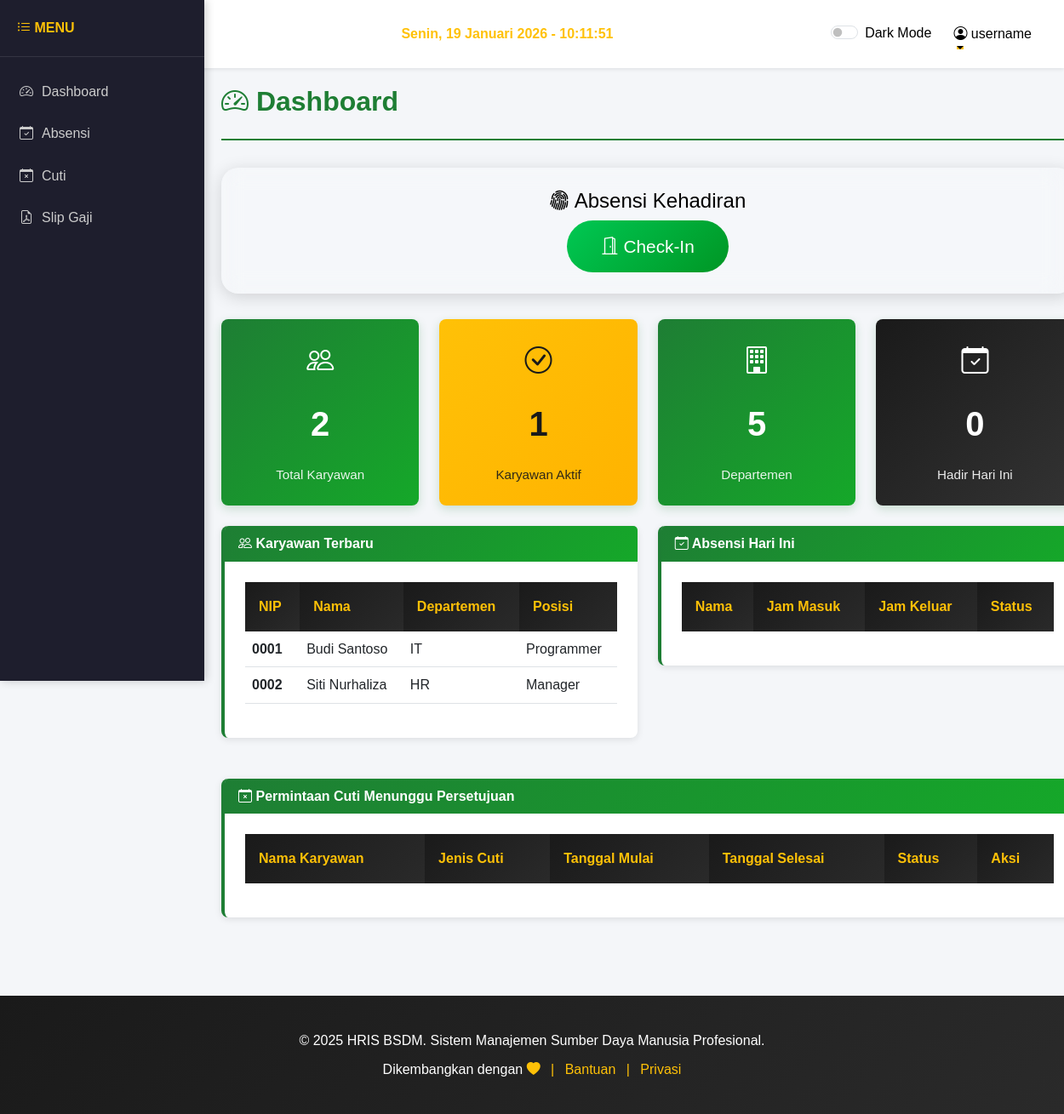
Screenshot of /dashboard2.php (signed in) with the database file from the repository.
### tables this page shows
CREATE TABLE IF NOT EXISTS `karyawan` (
  `id` INT PRIMARY KEY AUTO_INCREMENT,
  `user_id` INT NOT NULL,
  `nip` VARCHAR(20) UNIQUE NOT NULL,
  `nama` VARCHAR(100) NOT NULL,
  `email` VARCHAR(100) NOT NULL,
  `telepon` VARCHAR(15),
  `alamat` TEXT,
  `tanggal_lahir` DATE,
  `jenis_kelamin` ENUM('Laki-laki', 'Perempuan'),
  `departemen` VARCHAR(50),
  `posisi` VARCHAR(50),
  `status_kerja` ENUM('Tetap', 'Kontrak', 'Magang') DEFAULT 'Tetap',
  `gaji` DECIMAL(12,2),
  `tanggal_join` DATE,
  `foto` VARCHAR(255),
  `created_at` TIMESTAMP DEFAULT CURRENT_TIMESTAMP,
  `updated_at` TIMESTAMP DEFAULT CURRENT_TIMESTAMP ON UPDATE CURRENT_TIMESTAMP,
  FOREIGN KEY (user_id) REFERENCES users(id)
);

### dashboard2.php (the view, shortened to what this page needs)
<?php
require_once 'includes/session.php';
require_once 'includes/header.php';
$user_role = $_SESSION['user']['role'] ?? '';
$user_id   = $_SESSION['user']['id'] ?? '';
if ($user_role == 'karyawan') {
    $karyawan_login = $conn->query("SELECT id, nama FROM karyawan WHERE user_id = '$user_id'")->fetch_assoc();
    $login_karyawan_id = $karyawan_login['id'] ?? 0;
} else {
    $karyawan_login = $conn->query("SELECT id, nama FROM karyawan WHERE user_id = '$user_id'")->fetch_assoc();
    $login_karyawan_id = $karyawan_login['id'] ?? 0;
}
$today_absen = $conn->query("
    SELECT * FROM absensi
    WHERE karyawan_id = '$login_karyawan_id' AND tanggal = CURDATE()
    LIMIT 1
")->fetch_assoc();
$already_checkin  = $today_absen && $today_absen['jam_masuk'];
if ($user_role != 'karyawan') {
    $total_karyawan     = $conn->query("SELECT COUNT(*) AS count FROM karyawan")->fetch_assoc()['count'];
    $karyawan_aktif     = $conn->query("SELECT COUNT(*) AS count FROM users WHERE role = 'karyawan' AND status = 'aktif'")->fetch_assoc()['count'];
    $total_departemen   = $conn->query("SELECT COUNT(*) AS count FROM departemen")->fetch_assoc()['count'];
    $absensi_hari_ini   = $conn->query("SELECT COUNT(*) AS count FROM absensi WHERE tanggal = CURDATE() AND status = 'Hadir'")->fetch_assoc()['count'];
    $recent_karyawan = $conn->query("SELECT * FROM karyawan ORDER BY created_at DESC LIMIT 5");
}
?>
<div class="content-header">
    <h1><i class="bi bi-speedometer2"></i> Dashboard</h1>
</div>
<div class="checkin-box">
    <h4><i class="bi bi-fingerprint"></i> Absensi Kehadiran</h4>
    <?php if (!$already_checkin): ?>
        <form method="POST" action="pages/absensi/checkin.php">
            <button class="check-btn checkin">
                <i class="bi bi-door-open"></i> Check-In
            </button>
        </form>
    <?php else: ?>
        <div class="alert alert-success mt-3">
            <i class="bi bi-check-circle"></i> Anda sudah menyelesaikan absensi hari ini.
        </div>
    <?php endif; ?>
</div>
<?php if ($user_role != 'karyawan'): ?>
<div class="row mb-4">
    <div class="col-md-6 col-lg-3">
        <div class="stat-card">
            <i class="bi bi-people" style="font-size: 2rem;"></i>
            <div class="stat-number"><?= $total_karyawan; ?></div>
            <div class="stat-label">Total Karyawan</div>
        </div>
    </div>
    <div class="col-md-6 col-lg-3">
        <div class="stat-card yellow">
            <i class="bi bi-check-circle" style="font-size: 2rem;"></i>
            <div class="stat-number"><?= $karyawan_aktif; ?></div>
            <div class="stat-label">Karyawan Aktif</div>
        </div>
    </div>
    <div class="col-md-6 col-lg-3">
        <div class="stat-card">
            <i class="bi bi-building" style="font-size: 2rem;"></i>
            <div class="stat-number"><?= $total_departemen; ?></div>
            <div class="stat-label">Departemen</div>
        </div>
    </div>
    <div class="col-md-6 col-lg-3">
        <div class="stat-card dark">
            <i class="bi bi-calendar-check" style="font-size: 2rem;"></i>
            <div class="stat-number"><?= $absensi_hari_ini; ?></div>
            <div class="stat-label">Hadir Hari Ini</div>
        </div>
    </div>
</div>
<?php endif; ?>
<div class="row">
    <?php if ($user_role != 'karyawan'): ?>
    <div class="col-lg-6">
        <div class="card">
            <div class="card-header">
                <i class="bi bi-people"></i> Karyawan Terbaru
            </div>
            <div class="card-body">
                <div class="table-responsive">
                    <table class="table table-sm table-hover">
                        <thead>
                            <tr>
                                <th>NIP</th>
                                <th>Nama</th>
                                <th>Departemen</th>
                                <th>Posisi</th>
                            </tr>
                        </thead>
                        <tbody>
                            <?php while ($row = $recent_karyawan->fetch_assoc()): ?>
                            <tr>
                                <td><strong><?= htmlspecialchars($row['nip']); ?></strong></td>
                                <td><?= htmlspecialchars($row['nama']); ?></td>
                                <td><?= htmlspecialchars($row['departemen']); ?></td>
                                <td><?= htmlspecialchars($row['posisi']); ?></td>
                            </tr>
                            <?php endwhile; ?>
                        </tbody>
                    </table>
                </div>
            </div>
        </div>
    </div>
    <?php endif; ?>
    <div class="col-lg-6">
        <div class="card">
            <div class="card-header">
                <i class="bi bi-calendar-check"></i> Absensi Hari Ini
            </div>
            <div class="card-body">
                <div class="table-responsive">
                    <table class="table table-sm table-hover">
                        <thead>
                            <tr>
                                <?php if ($user_role != 'karyawan'): ?><th>Nama</th><?php endif; ?>
                                <th>Jam Masuk</th>
                                <th>Jam Keluar</th>
                                <th>Status</th>
                            </tr>
                        </thead>
                    </table>
                </div>
            </div>
        </div>
    </div>
</div>
<?php if ($user_role != 'karyawan'): ?>
<div class="row mt-4">
    <div class="col-12">
        <div class="card">
            <div class="card-header">
                <i class="bi bi-calendar-x"></i> Permintaan Cuti Menunggu Persetujuan
            </div>
            <div class="card-body">
                <div class="table-responsive">
                    <table class="table table-hover">
                        <thead>
                            <tr>
                                <th>Nama Karyawan</th>
                                <th>Jenis Cuti</th>
                                <th>Tanggal Mulai</th>
                                <th>Tanggal Selesai</th>
                                <th>Status</th>
                                <th>Aksi</th>
                            </tr>
                        </thead>
                    </table>
                </div>
            </div>
        </div>
    </div>
</div>
<?php endif; ?>
<?php require_once 'includes/footer.php'; ?>

### assets/css/style.css (style rules this page uses)
:root { --primary-color: #1e7e34; --secondary-color: #ffc107; --dark-color: #1a1a1a; --light-color: #f8f9fa; --border-color: #dee2e6; --success-color: #28a745; --danger-color: #dc3545; --warning-color: #ffc107; --info-color: #17a2b8; }
* { margin: 0; padding: 0; box-sizing: border-box; }
body { font-family: 'Segoe UI', Tahoma, Geneva, Verdana, sans-serif; background-color: var(--light-color); color: #333; line-height: 1.6; }
.content-header { display: flex; justify-content: space-between; align-items: center; margin-bottom: 2rem; padding-bottom: 1rem; border-bottom: 2px solid var(--primary-color); }
.content-header h1 { color: var(--primary-color); font-size: 2rem; font-weight: bold; }
.card { border: none; border-radius: 8px; box-shadow: 0 2px 8px rgba(0,0,0,0.1); border-left: 4px solid var(--primary-color); margin-bottom: 1.5rem; transition: all 0.3s ease; }
.card-header { background: linear-gradient(135deg, var(--primary-color) 0%, #15a829 100%); color: #fff; border-radius: 8px 8px 0 0; font-weight: bold; border: none; }
.card-body { padding: 1.5rem; }
.stat-card { background: linear-gradient(135deg, var(--primary-color) 0%, #15a829 100%); color: #fff; padding: 1.5rem; border-radius: 8px; text-align: center; box-shadow: 0 4px 12px rgba(30, 126, 52, 0.2); transition: all 0.3s ease; }
.stat-card.yellow { background: linear-gradient(135deg, var(--secondary-color) 0%, #ffb300 100%); color: var(--dark-color); }
.stat-card.dark { background: linear-gradient(135deg, var(--dark-color) 0%, #333 100%); color: #fff; }
.stat-number { font-size: 2.5rem; font-weight: bold; margin: 1rem 0; }
.stat-label { font-size: 0.95rem; opacity: 0.9; }
.table { background-color: #fff; border-collapse: collapse; }
.table thead th { background: linear-gradient(135deg, var(--dark-color) 0%, #2a2a2a 100%); color: var(--secondary-color); border: none; font-weight: bold; padding: 1rem; text-align: left; }
.table tbody tr { border-bottom: 1px solid var(--border-color); transition: all 0.3s ease; }
.table td { padding: 0.75rem 1rem; vertical-align: middle; }
.table-sm td { padding: 0.5rem; }

### dashboard2.php (style rules this page uses)
.checkin-box { background: rgba(255,255,255,0.15); backdrop-filter: blur(12px); border-radius: 20px; padding: 25px; margin-bottom: 30px; text-align: center; box-shadow: 0 4px 20px rgba(0,0,0,0.15); }
.check-btn { padding: 14px 40px; font-size: 1.3rem; border-radius: 50px; border: 0; color: white; cursor: pointer; transition: 0.3s; }
.checkin { background: linear-gradient(135deg, #00c853, #009624); }

### rows the page displays
karyawan: nip "0001", nama "Budi Santoso", departemen "IT", posisi "Programmer"
karyawan: nip "0002", nama "Siti Nurhaliza", departemen "HR", posisi "Manager"

### other values shown
$user_name "username"
$total_karyawan "2"
$karyawan_aktif "1"
$total_departemen "5"
$absensi_hari_ini "0"
